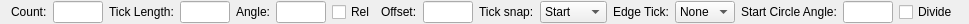
<?xml version="1.0" encoding="UTF-8"?>
<ui version="4.0">
 <class>LC_SliceDivideOptions</class>
 <widget class="QWidget" name="LC_SliceDivideOptions">
  <property name="geometry">
   <rect>
    <x>0</x>
    <y>0</y>
    <width>924</width>
    <height>24</height>
   </rect>
  </property>
  <property name="windowTitle">
   <string>Form</string>
  </property>
  <layout class="QGridLayout" name="gridLayout">
   <property name="topMargin">
    <number>1</number>
   </property>
   <property name="bottomMargin">
    <number>1</number>
   </property>
   <item row="0" column="6">
    <widget class="QLineEdit" name="leTickAngle">
     <property name="minimumSize">
      <size>
       <width>50</width>
       <height>0</height>
      </size>
     </property>
     <property name="maximumSize">
      <size>
       <width>130</width>
       <height>16777215</height>
      </size>
     </property>
    </widget>
   </item>
   <item row="0" column="7">
    <widget class="QCheckBox" name="cbRelAngle">
     <property name="text">
      <string>Rel</string>
     </property>
    </widget>
   </item>
   <item row="0" column="15">
    <widget class="QLineEdit" name="leCircleStartAngle">
     <property name="minimumSize">
      <size>
       <width>50</width>
       <height>0</height>
      </size>
     </property>
     <property name="maximumSize">
      <size>
       <width>130</width>
       <height>16777215</height>
      </size>
     </property>
    </widget>
   </item>
   <item row="0" column="4">
    <widget class="QLineEdit" name="leTickLengh">
     <property name="minimumSize">
      <size>
       <width>50</width>
       <height>0</height>
      </size>
     </property>
     <property name="maximumSize">
      <size>
       <width>130</width>
       <height>16777215</height>
      </size>
     </property>
    </widget>
   </item>
   <item row="0" column="13">
    <widget class="QComboBox" name="cbEdgeTick">
     <item>
      <property name="text">
       <string>None</string>
      </property>
     </item>
     <item>
      <property name="text">
       <string>Both</string>
      </property>
     </item>
     <item>
      <property name="text">
       <string>Start</string>
      </property>
     </item>
     <item>
      <property name="text">
       <string>End</string>
      </property>
     </item>
    </widget>
   </item>
   <item row="0" column="16">
    <widget class="QCheckBox" name="cbDivide">
     <property name="text">
      <string>Divide</string>
     </property>
    </widget>
   </item>
   <item row="0" column="1">
    <widget class="QLineEdit" name="leCount">
     <property name="minimumSize">
      <size>
       <width>50</width>
       <height>0</height>
      </size>
     </property>
     <property name="maximumSize">
      <size>
       <width>130</width>
       <height>16777215</height>
      </size>
     </property>
    </widget>
   </item>
   <item row="0" column="5">
    <widget class="QLabel" name="label_3">
     <property name="text">
      <string>Angle:</string>
     </property>
    </widget>
   </item>
   <item row="0" column="8">
    <widget class="QLabel" name="label_4">
     <property name="text">
      <string>Offset:</string>
     </property>
    </widget>
   </item>
   <item row="0" column="3">
    <widget class="QLabel" name="label_2">
     <property name="text">
      <string>Tick Length:</string>
     </property>
    </widget>
   </item>
   <item row="0" column="9">
    <widget class="QLineEdit" name="leTickOffset">
     <property name="minimumSize">
      <size>
       <width>50</width>
       <height>0</height>
      </size>
     </property>
     <property name="maximumSize">
      <size>
       <width>130</width>
       <height>16777215</height>
      </size>
     </property>
    </widget>
   </item>
   <item row="0" column="14">
    <widget class="QLabel" name="lblCircleStartAngle">
     <property name="text">
      <string>Start Circle Angle:</string>
     </property>
    </widget>
   </item>
   <item row="0" column="10">
    <widget class="QLabel" name="label_5">
     <property name="text">
      <string>Tick snap:</string>
     </property>
    </widget>
   </item>
   <item row="0" column="11">
    <widget class="QComboBox" name="cbTickSnap">
     <item>
      <property name="text">
       <string>Start</string>
      </property>
     </item>
     <item>
      <property name="text">
       <string>Middle</string>
      </property>
     </item>
     <item>
      <property name="text">
       <string>End</string>
      </property>
     </item>
    </widget>
   </item>
   <item row="0" column="12">
    <widget class="QLabel" name="lblEdgetTick">
     <property name="text">
      <string>Edge Tick:</string>
     </property>
    </widget>
   </item>
   <item row="0" column="0">
    <widget class="QLabel" name="label">
     <property name="text">
      <string>Count:</string>
     </property>
    </widget>
   </item>
   <item row="0" column="17">
    <spacer name="horizontalSpacer">
     <property name="orientation">
      <enum>Qt::Horizontal</enum>
     </property>
     <property name="sizeHint" stdset="0">
      <size>
       <width>40</width>
       <height>20</height>
      </size>
     </property>
    </spacer>
   </item>
  </layout>
 </widget>
 <resources/>
 <connections/>
</ui>
